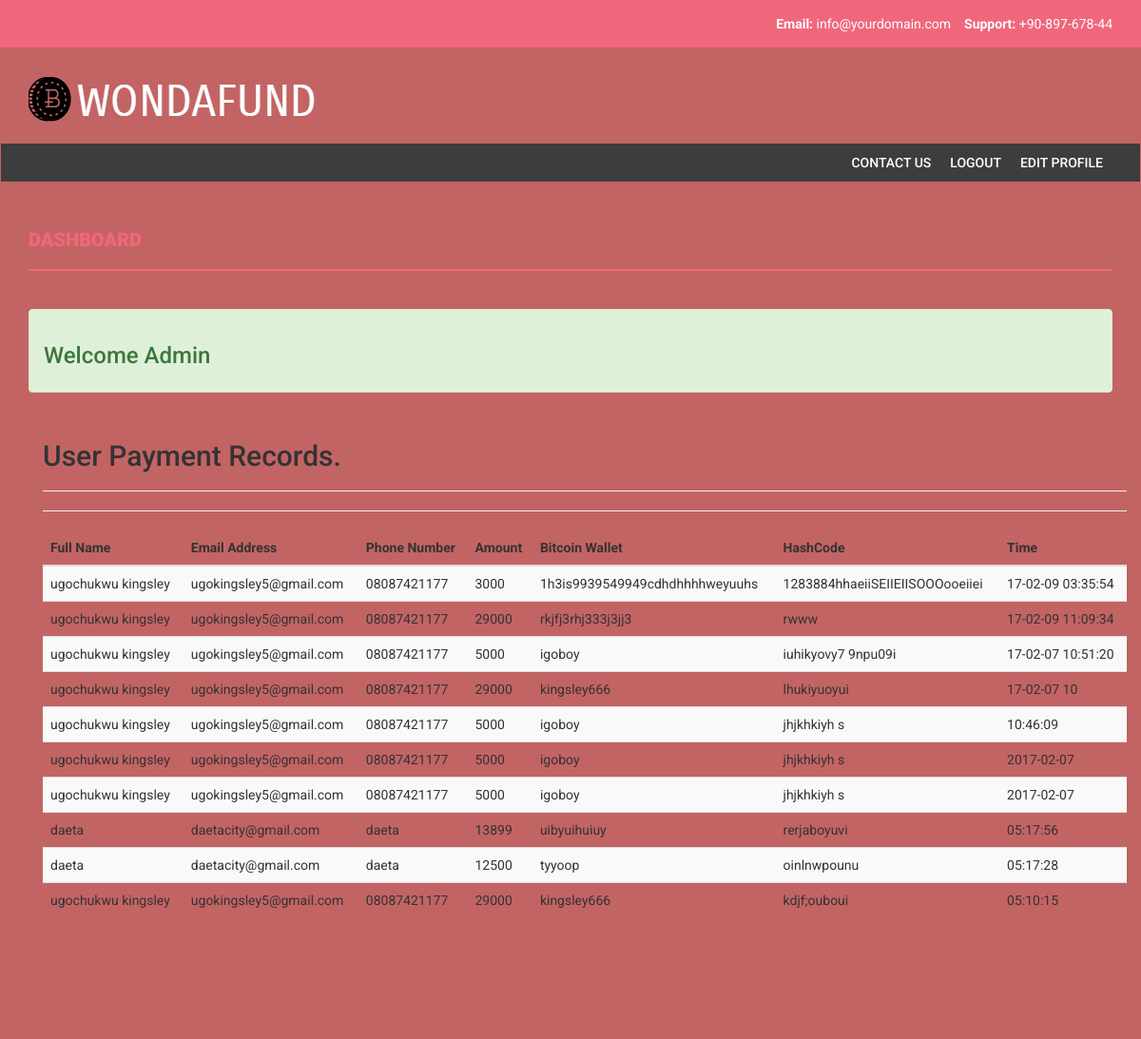
The page /admin/home.php (signed in) on the database its author committed.
### tables this page shows
CREATE TABLE IF NOT EXISTS `bitcoin` (
  `id` int(11) NOT NULL,
  `userID` int(11) NOT NULL,
  `amt` int(100) NOT NULL,
  `wallet` varchar(255) NOT NULL,
  `hashcode` varchar(255) NOT NULL,
  `time_created` varchar(100) NOT NULL,
  `time_expires` varchar(100) NOT NULL
);

CREATE TABLE IF NOT EXISTS `tbl_users` (
  `userID` int(11) NOT NULL,
  `userName` varchar(100) NOT NULL,
  `userEmail` varchar(100) NOT NULL,
  `userPass` varchar(100) NOT NULL,
  `gsm` varchar(20) NOT NULL,
  `userStatus` enum('Y','N') NOT NULL DEFAULT 'N',
  `tokenCode` varchar(100) NOT NULL
);

### class.user.php (called while the page is built, shortened)
<?php
class USER
{
	private $conn;
	public function __construct()
	{
		$database = new Database();
		$db = $database->dbConnection();
		$this->conn = $db;
    }
	public function runQuery($sql)
	{
		$stmt = $this->conn->prepare($sql);
		return $stmt;
	}
}

### admin/home.php (the view, shortened to what this page needs)
<?php
require_once '../class.user.php';
$user = new USER();
$stmt = $user->runQuery("SELECT bitcoin.*,tbl_users.userName,tbl_users.userEmail,tbl_users.gsm,bitcoin.amt,bitcoin.wallet,bitcoin.hashcode,bitcoin.time_created FROM bitcoin
        INNER JOIN tbl_users
        ON bitcoin.userID=tbl_users.userID
        ORDER BY id DESC
        ");
$stmt->execute(array(":uid"=>$_SESSION['userSession']));
?>
<!DOCTYPE html>
<html xmlns="http://www.w3.org/1999/xhtml">
<head>
    <link href="../assets/css/bootstrap.css" rel="stylesheet" />
    <link href="../assets/css/font-awesome.css" rel="stylesheet" />
    <link href="../assets/css/style.css" rel="stylesheet" />
</head>
<body>
    <header>
        <div class="container">
            <div class="row">
                <div class="col-md-12">
                    <strong>Email: </strong>info@yourdomain.com
                    &nbsp;&nbsp;
                    <strong>Support: </strong>+90-897-678-44
                </div>
            </div>
        </div>
    </header>
    <div class="navbar navbar-inverse set-radius-zero">
        <div class="container">
            <div class="navbar-header">
                <a class="navbar-brand" href="index.html">
                    <img src="assets/img/logo.png" />
                </a>
            <div class="left-div">
                <div class="user-settings-wrapper">
                    <ul class="nav">
                    </ul>
                </div>
            </div>
        </div>
    </div>
    <section class="menu-section">
        <div class="container">
            <div class="row">
                <div class="col-md-12">
                    <div class="navbar-collapse collapse ">
                        <ul id="menu-top" class="nav navbar-nav navbar-right">
                            <li><a  href="contact.html">Contact Us</a></li>
                             <li><a href="../logout.php">Logout</a></li>
                             <li> <a id="<?php echo $row['userName']; ?>" class="edit-link" href="edit_form.php?id=<?php echo $row['userID'] ;?>&code=<?php echo $row['tokenCode'] ;?>" title="Edit">edit profile</a></li>
                        </ul>
                    </div>
                </div>
            </div>
        </div>
    </section>
    <div class="content-wrapper">
        <div class="container">
            <div class="row">
                <div class="col-md-12">
                    <h4 class="page-head-line">Dashboard</h4>
                </div>
            </div>
           <div class = "col-md-12">
                <div class = "row">
                 <div class="alert alert-success">
                     <h3>Welcome Admin<?php  ?></h3>
                 </div>
                </div>
           </div>
<div class="container">
<div class="row">
 <div class = "col-md-12">
        </div>
</div>
</div>
<div class="container">
        <h2 class="form-signin-heading">User Payment Records.</h2><hr />
        <hr />
        <div class="content-loader">
        <table cellspacing="0" width="100%" id="example" class="table table-striped table-hover table-responsive">
        <thead>
        <tr>
        <th>Full Name</th>
        <th>Email Address</th>
        <th>Phone Number</th>
        <th>Amount</th>
        <th>Bitcoin Wallet</th>
        <th>HashCode</th>
		<th>Time</th>
        </tr>
        </thead>
        <tbody>
         <?php while($row = $stmt->fetch(PDO::FETCH_ASSOC)): ?>
            <tr>
            <td><?php echo $row['userName']; ?></td>
            <td><?php echo $row['userEmail']; ?></td>
            <td><?php echo $row['gsm']; ?></td>
            <td><?php echo $row['amt']; ?></td>
            <td><?php echo $row['wallet']; ?></td>
            <td><?php echo $row['hashcode']; ?></td>
            <td><?php echo $row['time_created']; ?></td>
            </tr>
            <?php endwhile; ?>
        </tbody>
        </table>
        </div>
    </div>
    <br />
    <footer>
        <div class="container">
            <div class="row">
                <div class="col-md-12">
                </div>
            </div>
        </div>
    </footer>
</body>
</html>

### assets/css/style.css (style rules this page uses)
body { font-family: 'Roboto', sans-serif; line-height: 30px; }
.set-radius-zero { border-radius: 0px; -moz-border-radius: 0px; -webkit-border-radius: 0px; }
.content-wrapper { margin-top: 40px; min-height: 600px; padding-bottom: 60px; }
.page-head-line { font-weight: 900; padding-bottom: 20px; border-bottom: 2px solid #F0677C; text-transform: uppercase; color: #F0677C; font-size: 20px; margin-bottom: 40px; }
header { background-color: #F0677C; color: #fff; padding: 10px; text-align: right; }
.left-div { padding-left: 30px; margin-top: 40px; margin-bottom: 30px; }
.navbar-brand { width: 250px; padding-top: 30px; }
.user-settings-wrapper { margin-top: 10px; }
.menu-section { background-color: #3D3D3D; }
#menu-top a { color: #FFF; text-decoration: none; font-weight: 500; padding: 10px 10px 10px 10px; text-transform: uppercase; }
.navbar-inverse { background-color: #C36464; border-color: transparent; }
.navbar { margin-bottom: 0px; }
footer { padding: 10px; color: #fff; font-size: 12px; background-color: #C36464; }

### rows shown on the page
bitcoin: userID.userName "ugochukwu kingsley", userID.userEmail "ugokingsley5@gmail.com", userID.gsm "08087421177", amt "3000", wallet "1h3is9939549949cdhdhhhhweyuuhs", hashcode "1283884hhaeiiSEIIEIISOOOooeiiei", time_created "17-02-09 03:35:54"
bitcoin: userID.userName "ugochukwu kingsley", userID.userEmail "ugokingsley5@gmail.com", userID.gsm "08087421177", amt "29000", wallet "rkjfj3rhj333j3jj3", hashcode "rwww", time_created "17-02-09 11:09:34"
bitcoin: userID.userName "ugochukwu kingsley", userID.userEmail "ugokingsley5@gmail.com", userID.gsm "08087421177", amt "5000", wallet "igoboy", hashcode "iuhikyovy7 9npu09i", time_created "17-02-07 10:51:20"
bitcoin: userID.userName "ugochukwu kingsley", userID.userEmail "ugokingsley5@gmail.com", userID.gsm "08087421177", amt "29000", wallet "kingsley666", hashcode "lhukiyuoyui", time_created "17-02-07 10"
bitcoin: userID.userName "ugochukwu kingsley", userID.userEmail "ugokingsley5@gmail.com", userID.gsm "08087421177", amt "5000", wallet "igoboy", hashcode "jhjkhkiyh s", time_created "10:46:09"
bitcoin: userID.userName "ugochukwu kingsley", userID.userEmail "ugokingsley5@gmail.com", userID.gsm "08087421177", amt "5000", wallet "igoboy", hashcode "jhjkhkiyh s", time_created "2017-02-07"
bitcoin: userID.userName "ugochukwu kingsley", userID.userEmail "ugokingsley5@gmail.com", userID.gsm "08087421177", amt "5000", wallet "igoboy", hashcode "jhjkhkiyh s", time_created "2017-02-07"
bitcoin: userID.userName "daeta", userID.userEmail "daetacity@gmail.com", userID.gsm "daeta", amt "13899", wallet "uibyuihuiuy", hashcode "rerjaboyuvi", time_created "05:17:56"
bitcoin: userID.userName "daeta", userID.userEmail "daetacity@gmail.com", userID.gsm "daeta", amt "12500", wallet "tyyoop", hashcode "oinlnwpounu", time_created "05:17:28"
bitcoin: userID.userName "ugochukwu kingsley", userID.userEmail "ugokingsley5@gmail.com", userID.gsm "08087421177", amt "29000", wallet "kingsley666", hashcode "kdjf;ouboui", time_created "05:10:15"
